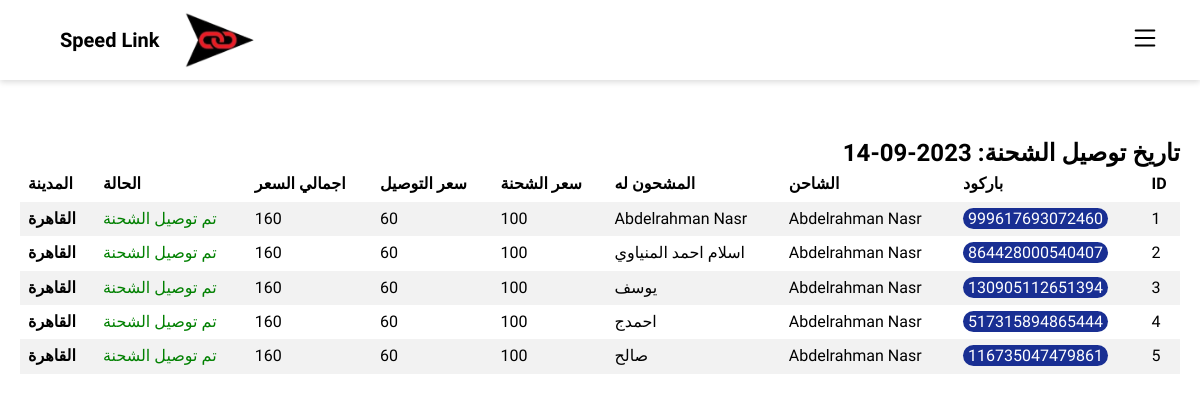
/tables/1, run on an earlier commit of the app's database.
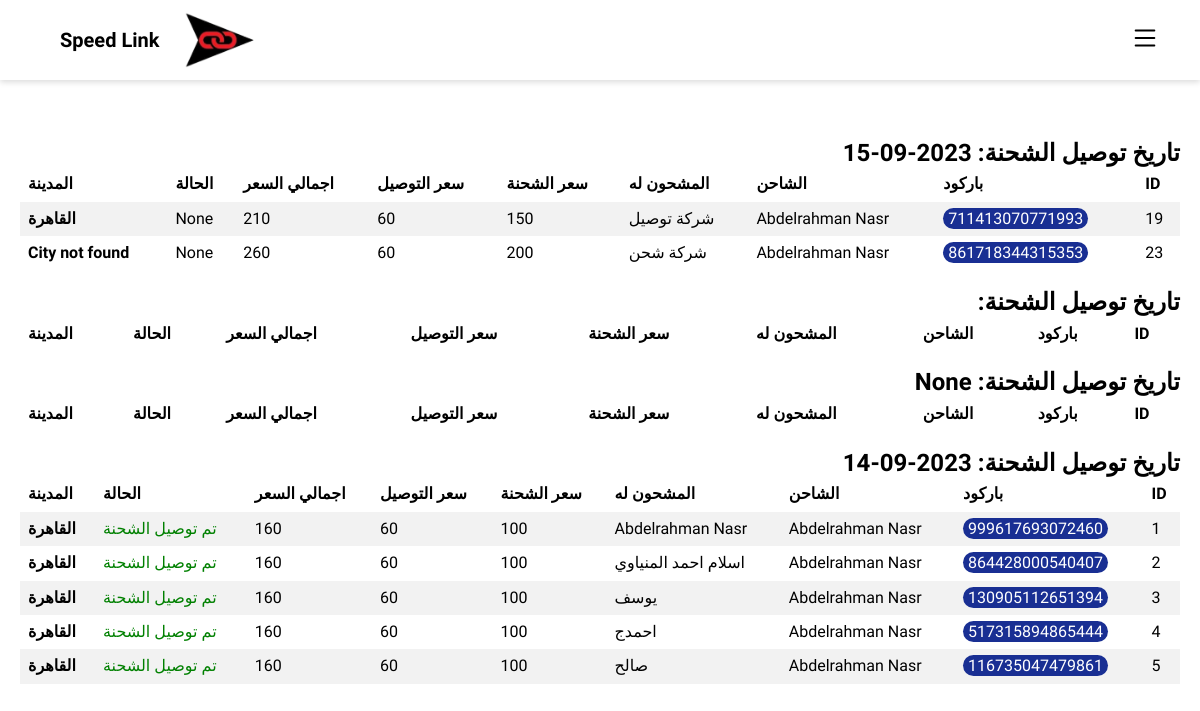
And on a later commit of the database.
### app.py (models this page shows)
class Shipment(db.Model):
    id = db.Column(db.Integer, primary_key=True)
    barcode = db.Column(db.String(15))
    shipper_username = db.Column(db.Integer)
    status = db.Column(db.String(50))
    delivery_id = db.Column(db.Integer)
    shipper_name = db.Column(db.String(100))
    shipper_phone_1 = db.Column(db.String(11))
    shipper_phone_2 = db.Column(db.String(11))
    shipper_address = db.Column(db.String(200))
    shipper_city = db.Column(db.String(100))
    shipper_wallet_code = db.Column(db.String(15))
    shipper_note = db.Column(db.Text)
    recipient_name = db.Column(db.String(100))
    recipient_phone_1 = db.Column(db.String(15))
    recipient_phone_2 = db.Column(db.String(15))
    recipient_address = db.Column(db.String(200))
    recipient_city = db.Column(db.String(100))
    recipient_note = db.Column(db.Text)
    pprice = db.Column(db.Integer)
    dprice = db.Column(db.Integer)
    tprice = db.Column(db.Integer)
    shipment_status = db.Column(db.String(100))
    date = db.Column(db.String(23))
    delivery_date = db.Column(db.String(23) )
    aws_code = db.Column(db.String(25))
    how = db.Column(db.String(25))
    isprint = db.Column(db.Integer)
    issend = db.Column(db.Integer)

### app.py (the view)
@app.route('/tables/<int:id>')
def render_shipment_tables(id):
    unique_delivery_dates = db.session.query(Shipment.delivery_date).distinct()
    unique_delivery_dates = unique_delivery_dates[::-1]
    shipments_by_date = {}
    for date in unique_delivery_dates:
        shipments = Shipment.query.filter_by(delivery_date=date[0],delivery_id=id).all()
        shipments_by_date[date[0]] = shipments
    return render_template('shipment_tables.html', shipments_by_date=shipments_by_date)

### templates/shipment_tables.html (shortened to what this page needs)
    {% extends 'base.html' %} {% block content %}
    {% for date, shipments in shipments_by_date.items() %}
<br>
    <h2>تاريخ توصيل الشحنة: {{ date }}</h2>
    <table>
        <tr>
            <th>ID</th>
<th>باركود</th>
<th>الشاحن</th>
<th>المشحون له</th>
<th>سعر الشحنة</th>
<th>سعر التوصيل</th>
<th>اجمالي السعر</th>
<th>الحالة</th>
<th>المدينة</th>
        </tr>
        {% for shipment in shipments %}
        <tr>
            <td>{{ shipment.id }}</td>
            <td><a class="aa" href="/track/{{ shipment.barcode }}">{{ shipment.barcode }}</a></td>
            <td>{{ shipment.shipper_name }}</td>
            <td>{{ shipment.recipient_name }}</td>
            <td>{{ shipment.pprice }}</td>
            <td>{{ shipment.dprice }}</td>
            <td>{{ shipment.tprice }}</td>
            <td>
                {% if shipment.shipment_status == 'تم توصيل الشحنة' %}
               <p style="color: green;"> {{ shipment.shipment_status }}</p>
            {% else %}
            {{ shipment.shipment_status }}
            {%endif%}
            </td>
            <th>
                {% if shipment.recipient_city == '1' %}
                القاهرة
            {% elif shipment.recipient_city == '2' %}
                البحيرة
            {% elif shipment.recipient_city == '3' %}
                الاسكندرية
            {% elif shipment.recipient_city == '4' %}
                الدلتا
            {% elif shipment.recipient_city == '5' %}
                الاسماعيلية
            {% elif shipment.recipient_city == '6' %}
                بورسعيد
            {% elif shipment.recipient_city == '7' %}
                السويس
            {% elif shipment.recipient_city == '8' %}
                الشرقية
            {% elif shipment.recipient_city == '9' %}
                بنى سويف
            {% elif shipment.recipient_city == '10' %}
                المنيا
            {% elif shipment.recipient_city == '11' %}
                اسيوط
            {% elif shipment.recipient_city == '12' %}
                سوهاج
            {% elif shipment.recipient_city == '13' %}
                الساحل الشمالي
            {% elif shipment.recipient_city == '14' %}
                مطروح
            {% elif shipment.recipient_city == '15' %}
                قنا
            {% elif shipment.recipient_city == '16' %}
                الاقصر
            {% elif shipment.recipient_city == '17' %}
                اسوان
            {% elif shipment.recipient_city == '18' %}
                شرم الشيخ
            {% elif shipment.recipient_city == '19' %}
                الغردقة
            {% elif shipment.recipient_city == '20' %}
                مدن البحر الاحمر
            {% elif shipment.recipient_city == '21' %}
                الفيوم
            {% elif shipment.recipient_city == '22' %}
                خارج التغطية
            {% elif shipment.recipient_city == '23' %}
                موقوف
            {% elif shipment.recipient_city == '24' %}
                ش
            {% elif shipment.recipient_city == '25' %}
                منصورة
            {% elif shipment.recipient_city == '26' %}
                قليوب
            {% else %}
                City not found
            {% endif %}</th>
        </tr>
        {% endfor %}
    </table>
    {% endfor %}
    {% endblock %}

### templates/base.html (shortened to what this page needs)
<!DOCTYPE html>
<html lang="ar">
<head>
  <link rel="stylesheet" href="{{ url_for('static', filename='css/style.css') }}" />
  <link rel="stylesheet" href="https://cdnjs.cloudflare.com/ajax/libs/normalize/8.0.1/normalize.min.css"
 />
  <link href="https://fonts.cdnfonts.com/css/barcode-font" rel="stylesheet">
<link rel="stylesheet" href="https://cdnjs.cloudflare.com/ajax/libs/font-awesome/5.15.3/css/all.min.css">
</head>
<body dir="rtl">
  <nav>
    <div class="logo">
      <img src="{{ url_for('static', filename='images/logob.png') }}" alt="" />
      <h1 class="name">Speed Link</h1>
    </div>
    <button id="toggleButton">
    </button>
  </nav>
  <div class="page">
    <div class="content">
      <div class="">{% block content %} {% endblock %}</div>
    </div>
  </div>
</body>
</html>

### static/css/style.css (style rules this page uses)
* { margin: 0; padding: 0; box-sizing: border-box; }
body { font-family: 'Cairo', sans-serif; background: rgb(189, 208, 251); }
.logo img { width: 80px; }
.header-content, .logo { text-align: center; display: flex; align-items: center; justify-content: space-between; gap: 20px; margin: 0 20px; }
.name { font-size: 28px; font-weight: bold; }

### templates/base.html (style rules this page uses)
body { margin: 0; padding: 0; background-color: #fff; font-family: "Cairo", sans-serif; direction: rtl; min-height: 100vh; }
.page { display: flex; min-height: 100vh; }
nav { background-color: #fff; color: #000; width: 100%; height: 60px; display: flex; flex-direction: row-reverse; align-items: center; justify-content: space-between; padding: 40px; position: fixed; top: 0; left: 0; z-index: 999; box-shadow: 0 2px 6px rgba(0, 0, 0, 0.15); }
.name { font-size: 20px; font-weight: bold; }
#toggleButton { background: none; border: none; cursor: pointer; outline: none; }
@media (max-width: 1200px) { .page { display: block; } }
.content { flex: 1; padding: 100px 20px; }

### templates/shipment_tables.html (style rules this page uses)
table { border-collapse: collapse; width: 100%; }
th, td { text-align: left; padding: 8px; }
tr:nth-child(even) { background-color: #f2f2f2; }
.aa { background-color: #192f93; color: white; padding: 1px 5px; text-decoration: none; border-radius: 25px; }

What changed in the data, as far as the page shows it:
added Shipment: id "19", barcode "711413070771993", shipper_name "Abdelrahman Nasr", recipient_name "شركة توصيل", pprice "150", dprice "60", tprice "210", shipment_status "None", recipient_city "القاهرة", shown under "2023-09-15"
added Shipment: id "23", barcode "861718344315353", shipper_name "Abdelrahman Nasr", recipient_name "شركة شحن", pprice "200", dprice "60", tprice "260", shipment_status "None", recipient_city "City not found", shown under "2023-09-15"
Also different on the page:
new list line: "تاريخ توصيل الشحنة: 2023-09-15 ID باركود الشاحن المشحون له سعر الشحنة سعر التوصيل اجمالي السعر الحالة المدينة"
new list line: "تاريخ توصيل الشحنة: ID باركود الشاحن المشحون له سعر الشحنة سعر التوصيل اجمالي السعر الحالة المدينة"
new list line: "تاريخ توصيل الشحنة: None ID باركود الشاحن المشحون له سعر الشحنة سعر التوصيل اجمالي السعر الحالة المدينة"
